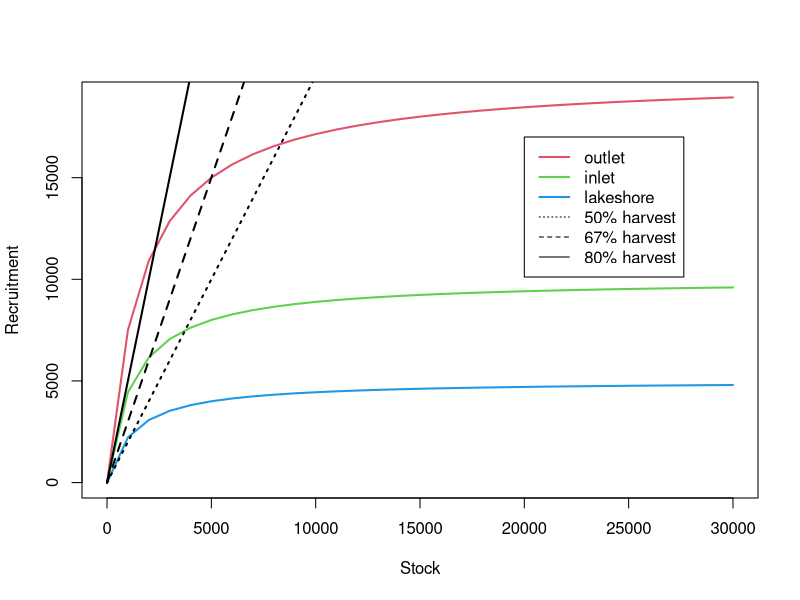
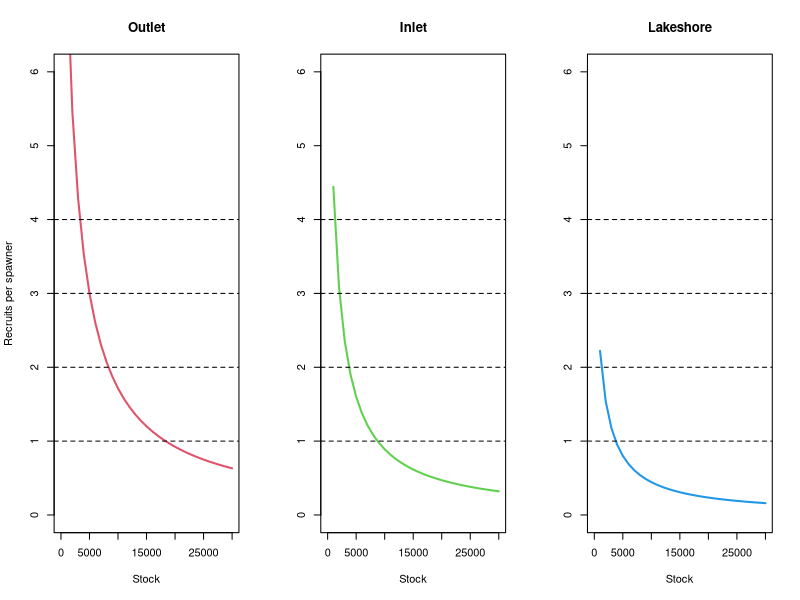

The R source for these figures, in order:
#############################################
#University of Alaska Fairbanks
#FISH 421: Fisheries Population Dynamics
#Lab 9: Mixed Stocks
#Instructor/lab author: Milo Adkison
#TA/code author: Phil Ganz
#############################################

# Once upon a time in a lake there were three little 
# salmon substocks. The one with the biggest productivity 
# spawned in the outlet. The one with the medium productivity 
# spawned in the inlet. And the one with the littlest 
# productivity spawned on the lakeshore. They all produced 
# offspring according to the following equation:

# R = aS/(1+aS/b)

# 	          a	    b
# Outlet	  12	20,000
# Inlet	      8	    10,000
# Lakeshore	  4	    5,000

# 1. What is the unfished equilibrium spawning abundance for 
#    each stock?

# When a stock is unfished, no recruits are lost to fishing.
# If we define recruits as the number of fish that make it
# back to spawn after experiencing any sources of natural
# mortality, then recruits will be equal to spawners. We can 
# then solve for S:

# S = aS/(1+aS/b)
# 1 = a/(1+aS/b)  
# 1+aS/b = a
# aS/b = a-1
# aS = ab-b
# S = b-b/a

# We can then write a function to solve for the unfished stock
# size based on parameters a and b:

unfished.s <- function(a,b){
	S <- b-b/a
	return(S)
}

# Unfished spawning abundance for the outlet population:
out.f0 <- unfished.s(12,20000)

# Unfished spawning abundance for the inlet population:
in.f0 <- unfished.s(8,10000)

# Unfished spawning abundance for the lakeshore population:
shore.f0 <- unfished.s(4,5000)

# This fishery was managed by the Production Optimization 
# Research Committee under contract from ADF&G. The first PORC 
# biologist found out about three little substocks. He said, 
# “I’m going to harvest all of you to produce MSY from each”. 
# What MSY did he calculate for each, and in total? 

# Write a function for yield
yield <- function(S,a,b){
yield <- a*S/(1+a*S/b)-S
return(yield)
}

# Maximize yield() function to get MSY. Set a starting value for S:
S <- 5000

# MSY for the outlet population:
MSY.out <- optim(S, yield, a=12, b=20000, lower=0, upper=Inf, method="L-BFGS-B", control=list(fnscale=-1))

# MSY for the inlet population:
MSY.in <- optim(S, yield, a=8, b=10000, lower=0, upper=Inf, method="L-BFGS-B", control=list(fnscale=-1))

# MSY for the lakeshore population:
MSY.shore <- optim(S, yield, a=4, b=5000, lower=0, upper=Inf, method="L-BFGS-B", control=list(fnscale=-1))

# Combined MSY
MSY <- sum(MSY.out$value, MSY.in$value, MSY.shore$value)

# What was the combined escapement goal?
SMSY <- sum(MSY.out$par, MSY.in$par, MSY.shore$par)

# 2. Unfortunately, the stocks could only be harvested in a mixed 
# stock fishery. The first PORC biologist, although he diligently 
# monitored total escapement and achieved his combined goal every 
# year, was fired after a big, bad GreenyPeas biologist howled 
# about violating the ESA. 

# Do a 20 year projection to find out why. Start with the unfished 
# equilibrium abundance for each substock. Each year you’ll harvest 
# everything except the combined escapement goal. Escapement to each 
# substock will be proportional to its return relative to the returns 
# of the other substocks (why?).  

# Years of the simulation
years <- c(1:20)

# Write a function to return the number of recruits given S,a, and b:
recruits <- function(S,a,b){
R <- a*S/(1+a*S/b)
return(R)
}

# The parameters we have (1=Outlet, 2=Inlet, 3=Lakeshore):
par <- c(a1=12, b1=20000, 
		 a2=8, b2=10000, 
		 a3=4, b3=5000)

# What we want to simulate:
Outlet.Rec <- NA 	
Inlet.Rec <- NA  	
Lakeshore.Rec <- NA  	
O.Esc.Prop <- NA 	
I.Esc.Prop <- NA 
L.Esc.Prop <- NA 	
Outlet.Spawn <- NA 	
Inlet.Spawn <- NA 	
Lakeshore.Spawn <- NA 
Outlet.Harv <- NA 	
Inlet.Harv <- NA 
Lakeshore.Harv <- NA 	
Total.Harv <- NA 	
Outlet.Harv.Prop <- NA 	
Inlet.Harv.Prop <- NA 	
Lakeshore.Harv.Prop <- NA 

# Write a function to simulate the desired values:
sim.Q2 <- function(par){
# Initial recruits
Outlet.Rec[1] <- out.f0
Inlet.Rec[1] <- in.f0
Lakeshore.Rec[1] <- shore.f0
for (i in years){
for (j in 2:length(years)){
# Escapement proportion
O.Esc.Prop[i] <- Outlet.Rec[i]/sum(Outlet.Rec[i], Inlet.Rec[i], Lakeshore.Rec[i])
I.Esc.Prop[i] <- Inlet.Rec[i]/sum(Outlet.Rec[i], Inlet.Rec[i], Lakeshore.Rec[i])
L.Esc.Prop[i] <- Lakeshore.Rec[i]/sum(Outlet.Rec[i], Inlet.Rec[i], Lakeshore.Rec[i])
# Spawning stock
Outlet.Spawn[i] <- O.Esc.Prop[i]*SMSY
Inlet.Spawn[i] <- I.Esc.Prop[i]*SMSY
Lakeshore.Spawn[i] <- L.Esc.Prop[i]*SMSY
# Harvest
Outlet.Harv[i] <- Outlet.Rec[i]-Outlet.Spawn[i]
Inlet.Harv[i] <- Inlet.Rec[i]-Inlet.Spawn[i]
Lakeshore.Harv[i] <- Lakeshore.Rec[i]-Lakeshore.Spawn[i]
Total.Harv[i] <- sum(Outlet.Harv[i], Inlet.Harv[i], Lakeshore.Harv[i])
# Harvest proportion
Outlet.Harv.Prop <- Outlet.Harv[i]/Outlet.Rec[i]
Inlet.Harv.Prop <- Inlet.Harv[i]/Inlet.Rec[i]
Lakeshore.Harv.Prop <- Lakeshore.Harv[i]/Lakeshore.Rec[i]
# Recruits
Outlet.Rec[j] <- recruits(Outlet.Spawn[j-1], par["a1"], par["b1"])
Inlet.Rec[j] <- recruits(Inlet.Spawn[j-1], par["a2"], par["b2"])
Lakeshore.Rec[j] <- recruits(Lakeshore.Spawn[j-1], par["a3"], par["b3"])
}}
# Return objects as data frame
sim <- data.frame(Outlet.Rec,	
				Inlet.Rec, 	
				Lakeshore.Rec, 	
				O.Esc.Prop,	
				I.Esc.Prop,
				L.Esc.Prop,	
				Outlet.Spawn,	
				Inlet.Spawn,	
				Lakeshore.Spawn,
				Outlet.Harv,	
				Inlet.Harv,
				Lakeshore.Harv,	
				Total.Harv,	
				Outlet.Harv.Prop,	
				Inlet.Harv.Prop,	
				Lakeshore.Harv.Prop
)
return(sim)
}

pop.Q2 <- sim.Q2(par)

# How does the total harvest compare to the sum of the MSYs?
pop.Q2$Total.Harv[length(years)]
MSY

# How does the escapement to each substock compare to the escapement that produces MSY?
pop.Q2$Outlet.Spawn[length(years)]
MSY.out$par

pop.Q2$Inlet.Spawn[length(years)]
MSY.in$par

pop.Q2$Lakeshore.Spawn[length(years)]
MSY.shore$par

# 3. The Commissioner huffed and puffed and then shut down the fishery (annoying the fishermen), 
# and the stocks were left alone for many years. Finally, along came a second PORC biologist. 
# She said, “I’m going to take the mixed stock character of the fishery into account. I will 
# find the combined escapement goal that maximizes the yield from the mixed stock.” This she 
# did, and implemented her policy carefully and successfully. Unfortunately, her management 
# resulted in another successful ESA petition by the son of a wolf named Sierra (Sierra’s cub...), 
# and both she and the Commissioner were fired. 

# Do a 20 year projection to find out why. Start with the unfished equilibrium abundance for each substock. 
# Each year you’ll harvest everything except the combined escapement goal. Use optim() to find the combined 
# escapement goal that maximizes total harvest in the mixed stock fishery at equilibrium (i.e., in the 20th year).

# We are going to optimize to find a new mixed-stock SMSY, so we make two changes to our simulation function 
# (in the first and last lines):
# 1. Make sim.Q3 a function of SMSY instead of par
# 2. Return the last year of total harvest instead of the whole data frame, since that is what we'll optimize for
sim.Q3 <- function(SMSY){ # Changed #
# Initial recruits
Outlet.Rec[1] <- out.f0
Inlet.Rec[1] <- in.f0
Lakeshore.Rec[1] <- shore.f0
for (i in years){
for (j in 2:length(years)){
# Escapement proportion
O.Esc.Prop[i] <- Outlet.Rec[i]/sum(Outlet.Rec[i], Inlet.Rec[i], Lakeshore.Rec[i])
I.Esc.Prop[i] <- Inlet.Rec[i]/sum(Outlet.Rec[i], Inlet.Rec[i], Lakeshore.Rec[i])
L.Esc.Prop[i] <- Lakeshore.Rec[i]/sum(Outlet.Rec[i], Inlet.Rec[i], Lakeshore.Rec[i])
# Spawning stock
Outlet.Spawn[i] <- O.Esc.Prop[i]*SMSY
Inlet.Spawn[i] <- I.Esc.Prop[i]*SMSY
Lakeshore.Spawn[i] <- L.Esc.Prop[i]*SMSY
# Harvest
Outlet.Harv[i] <- Outlet.Rec[i]-Outlet.Spawn[i]
Inlet.Harv[i] <- Inlet.Rec[i]-Inlet.Spawn[i]
Lakeshore.Harv[i] <- Lakeshore.Rec[i]-Lakeshore.Spawn[i]
Total.Harv[i] <- sum(Outlet.Harv[i], Inlet.Harv[i], Lakeshore.Harv[i])
# Harvest proportion
Outlet.Harv.Prop <- Outlet.Harv[i]/Outlet.Rec[i]
Inlet.Harv.Prop <- Inlet.Harv[i]/Inlet.Rec[i]
Lakeshore.Harv.Prop <- Lakeshore.Harv[i]/Lakeshore.Rec[i]
# Recruits
Outlet.Rec[j] <- recruits(Outlet.Spawn[j-1], par["a1"], par["b1"])
Inlet.Rec[j] <- recruits(Inlet.Spawn[j-1], par["a2"], par["b2"])
Lakeshore.Rec[j] <- recruits(Lakeshore.Spawn[j-1], par["a3"], par["b3"])
}}
# Return objects as data frame
sim <- data.frame(Outlet.Rec,	
				Inlet.Rec, 	
				Lakeshore.Rec, 	
				O.Esc.Prop,	
				I.Esc.Prop,
				L.Esc.Prop,	
				Outlet.Spawn,	
				Inlet.Spawn,	
				Lakeshore.Spawn,
				Outlet.Harv,	
				Inlet.Harv,
				Lakeshore.Harv,	
				Total.Harv,	
				Outlet.Harv.Prop,	
				Inlet.Harv.Prop,	
				Lakeshore.Harv.Prop
)
return(sim$Total.Harv[length(years)]) # Changed #
}

# Now optimize to find the new SMSY...
SMSY.Q3 <- optim(SMSY, sim.Q3, method="BFGS", control=list(fnscale=-1))

# ...and use that SMSY in the new simulation
SMSY <- SMSY.Q3$par
pop.Q3 <- sim.Q2(par)

# How does the escapement to each substock compare to the escapement that produces MSY? 
pop.Q3$Outlet.Spawn[length(years)]
MSY.out$par

pop.Q3$Inlet.Spawn[length(years)]
MSY.in$par

pop.Q3$Lakeshore.Spawn[length(years)]
MSY.shore$par

# How does the escapement to each substock compare to the unfished escapement?
pop.Q3$Outlet.Spawn[length(years)]
out.f0

pop.Q3$Inlet.Spawn[length(years)]
in.f0

pop.Q3$Lakeshore.Spawn[length(years)]
shore.f0

# 4. Graph the stock recruitment relationship for all three stocks for escapements 
# in the range of 0-30,000. Add to the graph replacement lines for a 50%, 67%, and 
# 80% harvest rate. How does this help explain why the biologists were fired?
S <- seq(0,30000,by=1000)

outlet <- recruits(S, par["a1"], par["b1"])
inlet <- recruits(S, par["a2"], par["b2"])
lakeshore <- recruits(S, par["a3"], par["b3"])

plot(S, outlet, type="l", col=2, lwd=2, xlab="Stock", ylab="Recruitment")
lines(S, inlet, type="l", col=3, lwd=2)
lines(S, lakeshore, type="l", col=4, lwd=2)
lines(S, 2*S, type="l", lty=3, lwd=2)
lines(S, 3*S, type="l", lty=2, lwd=2)
lines(S, 5*S, type="l", lty=1, lwd=2)
legend(20000, 17000, c("outlet","inlet","lakeshore","50% harvest","67% harvest","80% harvest"), col=c(2,3,4,1,1,1), lwd=c(2,2,2,1,1,1), lty=c(1,1,1,3,2,1))

# 5. Graph R/S vs S for each stock for escapements (S) in the range 0-30,000. 
# Add horizontal lines to these graphs at R/S = 1, 2, 3 and 4. 
par(mfrow=c(1,3))

plot(S, outlet/S, type="l", col=2, lwd=2, main="Outlet", xlab="Stock", ylab="Recruits per spawner", ylim=c(0,6))
abline(h=1, lty=2)
abline(h=2, lty=2)
abline(h=3, lty=2)
abline(h=4, lty=2)

plot(S, inlet/S, type="l", col=3, lwd=2, main="Inlet", xlab="Stock", ylab="", ylim=c(0,6))
abline(h=1, lty=2)
abline(h=2, lty=2)
abline(h=3, lty=2)
abline(h=4, lty=2)

plot(S, lakeshore/S, type="l", col=4, lwd=2, main="Lakeshore", xlab="Stock", ylab="", ylim=c(0,6))
abline(h=1, lty=2)
abline(h=2, lty=2)
abline(h=3, lty=2)
abline(h=4, lty=2)

# What does each of these lines tell you?

# 6. You’ve just been hired as the third PORC biologist. This is absolutely the 
# last straw. The NGO’s are throwing sticks and the fishers are throwing bricks 
# at ADF&G and PORC. It’s up to you – how will you manage this mixed stock fishery?